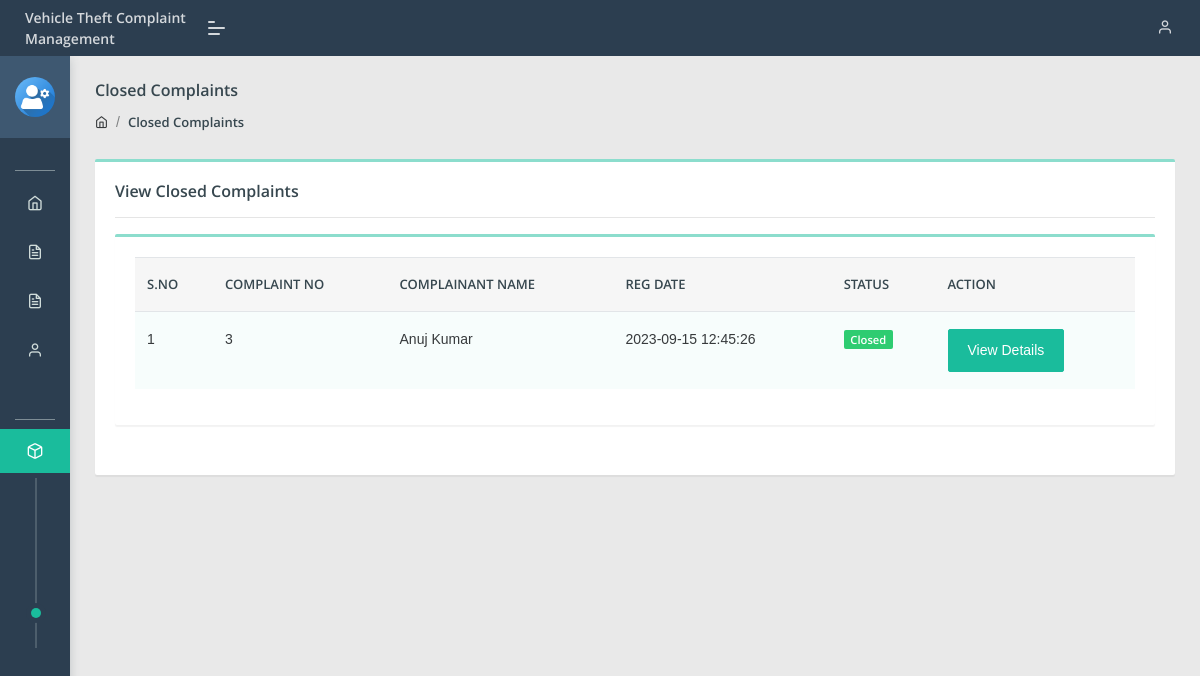
The app's page /admin/closed-complaint.php (signed in) with its own data.
### tables this page shows
CREATE TABLE `tblcomplaints` (
  `complaintNumber` int(11) NOT NULL,
  `userId` int(11) DEFAULT NULL,
  `category` int(11) DEFAULT NULL,
  `subcategory` varchar(255) DEFAULT NULL,
  `complaintType` varchar(255) DEFAULT NULL,
  `state` varchar(255) DEFAULT NULL,
  `noc` varchar(255) DEFAULT NULL,
  `complaintDetails` mediumtext DEFAULT NULL,
  `complaintFile` varchar(255) DEFAULT NULL,
  `regDate` timestamp NULL DEFAULT current_timestamp(),
  `status` varchar(50) DEFAULT NULL,
  `lastUpdationDate` timestamp NULL DEFAULT NULL ON UPDATE current_timestamp()
);

CREATE TABLE `users` (
  `id` int(11) NOT NULL,
  `fullName` varchar(255) DEFAULT NULL,
  `userEmail` varchar(255) DEFAULT NULL,
  `password` varchar(255) DEFAULT NULL,
  `contactNo` bigint(11) DEFAULT NULL,
  `address` tinytext DEFAULT NULL,
  `State` varchar(255) DEFAULT NULL,
  `country` varchar(255) DEFAULT NULL,
  `pincode` int(6) DEFAULT NULL,
  `userImage` varchar(255) DEFAULT NULL,
  `regDate` timestamp NOT NULL DEFAULT current_timestamp(),
  `updationDate` timestamp NULL DEFAULT NULL,
  `status` int(1) DEFAULT NULL
);

### admin/closed-complaint.php (the view, shortened to what this page needs)
<?php
include('include/config.php');
if(strlen($_SESSION['aid'])==0)
    {
header('location:index.php');
}
else{
?>
<!DOCTYPE html>
<html lang="en">
<head>
    <link rel="stylesheet" href="assets/css/style.css">
</head>
<body class="">
	<?php include('include/sidebar.php');?>
	<?php include('include/header.php');?>
<section class="pcoded-main-container">
    <div class="pcoded-content">
        <div class="page-header">
            <div class="page-block">
                <div class="row align-items-center">
                    <div class="col-md-12">
                        <div class="page-header-title">
                            <h5 class="m-b-10">Closed Complaints</h5>
                        </div>
                        <ul class="breadcrumb">
                            <li class="breadcrumb-item"><a href="dashboard.php"><i class="feather icon-home"></i></a></li>
                            <li class="breadcrumb-item"><a href="closed-complaint.php">Closed Complaints</a></li>
                        </ul>
                    </div>
                </div>
            </div>
        </div>
        <div class="row">
            <div class="col-sm-12">
                <div class="card">
                    <div class="card-body">
                        <h5>View Closed Complaints</h5>
                        <hr>
                      <div class="row">
                            <div class="col-xl-12">
                <div class="card">
                    <div class="card-body table-border-style">
                        <div class="table-responsive">
                            <table class="table table-striped">
                                <thead>
                                        <tr><th>S.No</th>
											<th>Complaint No</th>
											<th>Complainant Name</th>
											<th>Reg Date</th>
											<th>Status</th>
											<th>Action</th>
										</tr>
                                </thead>
                                <tbody>
                                    <?php
$st='closed';
$query=mysqli_query($con,"select tblcomplaints.*,users.fullName as name from tblcomplaints join users on users.id=tblcomplaints.userId where tblcomplaints.status='$st'");
$cnt=1;
while($row=mysqli_fetch_array($query))
{
?>
                                        <tr>
                                            <td><?php echo htmlentities($cnt);?></td>
                                            <td><?php echo htmlentities($row['complaintNumber']);?></td>
                                            <td><?php echo htmlentities($row['name']);?></td>
                                            <td> <?php echo htmlentities($row['regDate']);?></td>
                                                                                   <td>
                                                <?php $status=$row['status'];
                                                if($status==''): ?>
                                                <span class="badge badge-danger">Not Processed Yet</span>
                                            <?php elseif($status=='in process'):?>
                                             <span class="badge badge-warning">In Process</span>
                                         <?php elseif($status=='closed'):?>
                                             <span class="badge badge-success">Closed</span>
                                         <?php endif;?>
</td>
<td>   <a href="complaint-details.php?cid=<?php echo htmlentities($row['complaintNumber']);?>" class="btn btn-primary"> View Details</a>
											</td>
                                        </tr>
                                        <?php $cnt=$cnt+1; } ?>
                                </tbody>
                            </table>
                        </div>
                    </div>
                </div>
            </div>
                        </div>
                    </div>
                </div>
            </div>
        </div>
    </div>
</section>
</body>
</html>
<?php } ?>

### records on screen
tblcomplaints: complaintNumber "3", userId.fullName "Anuj Kumar", regDate "2023-09-15 12:45:26", status "Closed"
